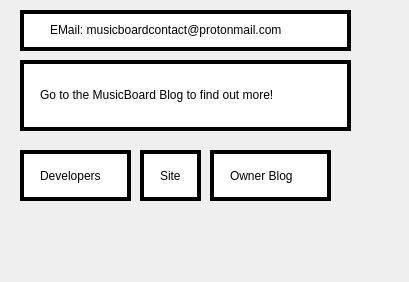
      <widget class="QWidget" name="SettingsWeb">
       <attribute name="icon">
        <iconset resource="res.qrc">
         <normaloff>:/pictures/MB.png</normaloff>:/pictures/MB.png</iconset>
       </attribute>
       <attribute name="title">
        <string>Web</string>
       </attribute>
       <widget class="QLabel" name="Picture_5">
        <property name="geometry">
         <rect>
          <x>-10</x>
          <y>-30</y>
          <width>400</width>
          <height>273</height>
         </rect>
        </property>
        <property name="cursor">
         <cursorShape>UpArrowCursor</cursorShape>
        </property>
        <property name="styleSheet">
         <string notr="true">background-image: url(:/pictures/SettingsPicture.png);
image: url(:/pictures/SettingsPicture.png);</string>
        </property>
        <property name="text">
         <string/>
        </property>
       </widget>
       <widget class="QFrame" name="frame">
        <property name="geometry">
         <rect>
          <x>20</x>
          <y>60</y>
          <width>331</width>
          <height>71</height>
         </rect>
        </property>
        <property name="styleSheet">
         <string notr="true">background-color: rgb(255, 255, 255);</string>
        </property>
        <property name="frameShape">
         <enum>QFrame::Panel</enum>
        </property>
        <property name="frameShadow">
         <enum>QFrame::Plain</enum>
        </property>
        <property name="lineWidth">
         <number>4</number>
        </property>
        <widget class="QLabel" name="LabelWeb">
         <property name="geometry">
          <rect>
           <x>20</x>
           <y>20</y>
           <width>301</width>
           <height>31</height>
          </rect>
         </property>
         <property name="styleSheet">
          <string notr="true">background-color: rgb(255, 255, 255);</string>
         </property>
         <property name="text">
          <string>Go to the MusicBoard Blog to find out more!</string>
         </property>
         <property name="textFormat">
          <enum>Qt::RichText</enum>
         </property>
         <property name="alignment">
          <set>Qt::AlignJustify|Qt::AlignVCenter</set>
         </property>
         <property name="wordWrap">
          <bool>true</bool>
         </property>
        </widget>
       </widget>
       <widget class="QFrame" name="frame_3">
        <property name="geometry">
         <rect>
          <x>20</x>
          <y>150</y>
          <width>111</width>
          <height>51</height>
         </rect>
        </property>
        <property name="styleSheet">
         <string notr="true">background-color: rgb(255, 255, 255);</string>
        </property>
        <property name="frameShape">
         <enum>QFrame::Panel</enum>
        </property>
        <property name="frameShadow">
         <enum>QFrame::Plain</enum>
        </property>
        <property name="lineWidth">
         <number>4</number>
        </property>
        <widget class="QLabel" name="LabelWeb1">
         <property name="geometry">
          <rect>
           <x>20</x>
           <y>10</y>
           <width>81</width>
           <height>31</height>
          </rect>
         </property>
         <property name="text">
          <string>Developers</string>
         </property>
        </widget>
       </widget>
       <widget class="QFrame" name="frame_5">
        <property name="geometry">
         <rect>
          <x>140</x>
          <y>150</y>
          <width>61</width>
          <height>51</height>
         </rect>
        </property>
        <property name="styleSheet">
         <string notr="true">background-color: rgb(255, 255, 255);</string>
        </property>
        <property name="frameShape">
         <enum>QFrame::Panel</enum>
        </property>
        <property name="frameShadow">
         <enum>QFrame::Plain</enum>
        </property>
        <property name="lineWidth">
         <number>4</number>
        </property>
        <widget class="QLabel" name="LabelWeb2">
         <property name="geometry">
          <rect>
           <x>20</x>
           <y>10</y>
           <width>31</width>
           <height>31</height>
          </rect>
         </property>
         <property name="text">
          <string>Site</string>
         </property>
        </widget>
       </widget>
       <widget class="QFrame" name="frame_6">
        <property name="geometry">
         <rect>
          <x>20</x>
          <y>10</y>
          <width>331</width>
          <height>41</height>
         </rect>
        </property>
        <property name="styleSheet">
         <string notr="true">background-color: rgb(255, 255, 255);</string>
        </property>
        <property name="frameShape">
         <enum>QFrame::Panel</enum>
        </property>
        <property name="frameShadow">
         <enum>QFrame::Plain</enum>
        </property>
        <property name="lineWidth">
         <number>4</number>
        </property>
        <widget class="QLabel" name="EMail">
         <property name="geometry">
          <rect>
           <x>30</x>
           <y>9</y>
           <width>291</width>
           <height>21</height>
          </rect>
         </property>
         <property name="text">
          <string>EMail: musicboardcontact@protonmail.com</string>
         </property>
        </widget>
       </widget>
       <widget class="QFrame" name="frame_7">
        <property name="geometry">
         <rect>
          <x>210</x>
          <y>150</y>
          <width>121</width>
          <height>51</height>
         </rect>
        </property>
        <property name="styleSheet">
         <string notr="true">background-color: rgb(255, 255, 255);</string>
        </property>
        <property name="frameShape">
         <enum>QFrame::Panel</enum>
        </property>
        <property name="frameShadow">
         <enum>QFrame::Plain</enum>
        </property>
        <property name="lineWidth">
         <number>4</number>
        </property>
        <widget class="QLabel" name="LabelWeb3">
         <property name="geometry">
          <rect>
           <x>20</x>
           <y>10</y>
           <width>81</width>
           <height>31</height>
          </rect>
         </property>
         <property name="text">
          <string>Owner Blog</string>
         </property>
        </widget>
       </widget>
      </widget>
